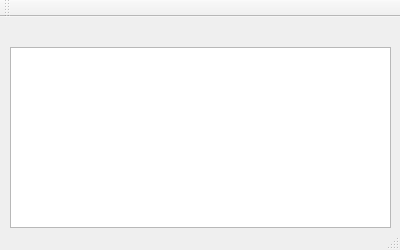
<?xml version="1.0" encoding="UTF-8"?>
<ui version="4.0">
 <class>MainWindow</class>
 <widget class="QMainWindow" name="MainWindow">
  <property name="geometry">
   <rect>
    <x>0</x>
    <y>0</y>
    <width>400</width>
    <height>250</height>
   </rect>
  </property>
  <property name="sizePolicy">
   <sizepolicy hsizetype="Fixed" vsizetype="Fixed">
    <horstretch>0</horstretch>
    <verstretch>0</verstretch>
   </sizepolicy>
  </property>
  <property name="minimumSize">
   <size>
    <width>400</width>
    <height>250</height>
   </size>
  </property>
  <property name="maximumSize">
   <size>
    <width>400</width>
    <height>250</height>
   </size>
  </property>
  <property name="baseSize">
   <size>
    <width>400</width>
    <height>250</height>
   </size>
  </property>
  <property name="windowTitle">
   <string>Server Log</string>
  </property>
  <widget class="QWidget" name="centralWidget">
   <widget class="QPlainTextEdit" name="txtLog">
    <property name="geometry">
     <rect>
      <x>10</x>
      <y>30</y>
      <width>381</width>
      <height>181</height>
     </rect>
    </property>
    <property name="textInteractionFlags">
     <set>Qt::TextSelectableByKeyboard|Qt::TextSelectableByMouse</set>
    </property>
   </widget>
  </widget>
  <widget class="QMenuBar" name="menuBar">
   <property name="geometry">
    <rect>
     <x>0</x>
     <y>0</y>
     <width>400</width>
     <height>25</height>
    </rect>
   </property>
  </widget>
  <widget class="QToolBar" name="mainToolBar">
   <attribute name="toolBarArea">
    <enum>TopToolBarArea</enum>
   </attribute>
   <attribute name="toolBarBreak">
    <bool>true</bool>
   </attribute>
  </widget>
  <widget class="QStatusBar" name="statusBar"/>
 </widget>
 <layoutdefault spacing="6" margin="11"/>
 <resources/>
 <connections/>
</ui>
